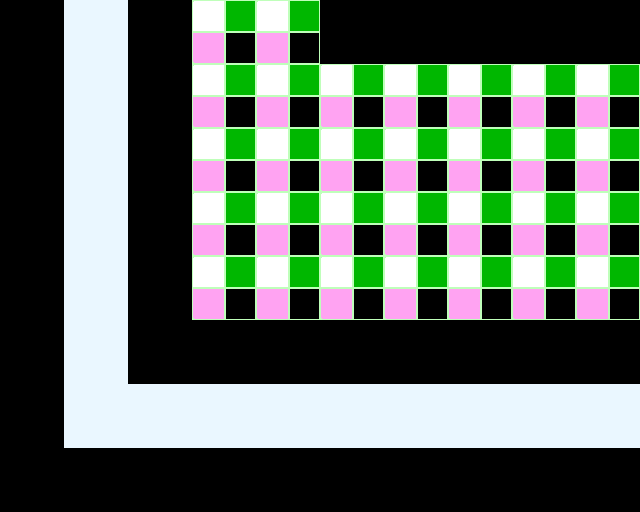

This game map was drawn from its Tiled (.tmx) file and the tilesets committed beside it. A one-line description and the trimmed map source follow:
An orthogonal 10x8 tile map with 64x64 px tiles, 1 tile layer (Tile Layer 1).

<map version="1.0" orientation="orthogonal" width="10" height="8" tilewidth="64" tileheight="64">
 <tileset firstgid="1" source="winterhouse_tileset.tsx" />
 <layer name="Tile Layer 1" width="10" height="8">
  <data>[80 cells, 80 non-empty, 3 distinct tile ids]</data>
 </layer>
</map>